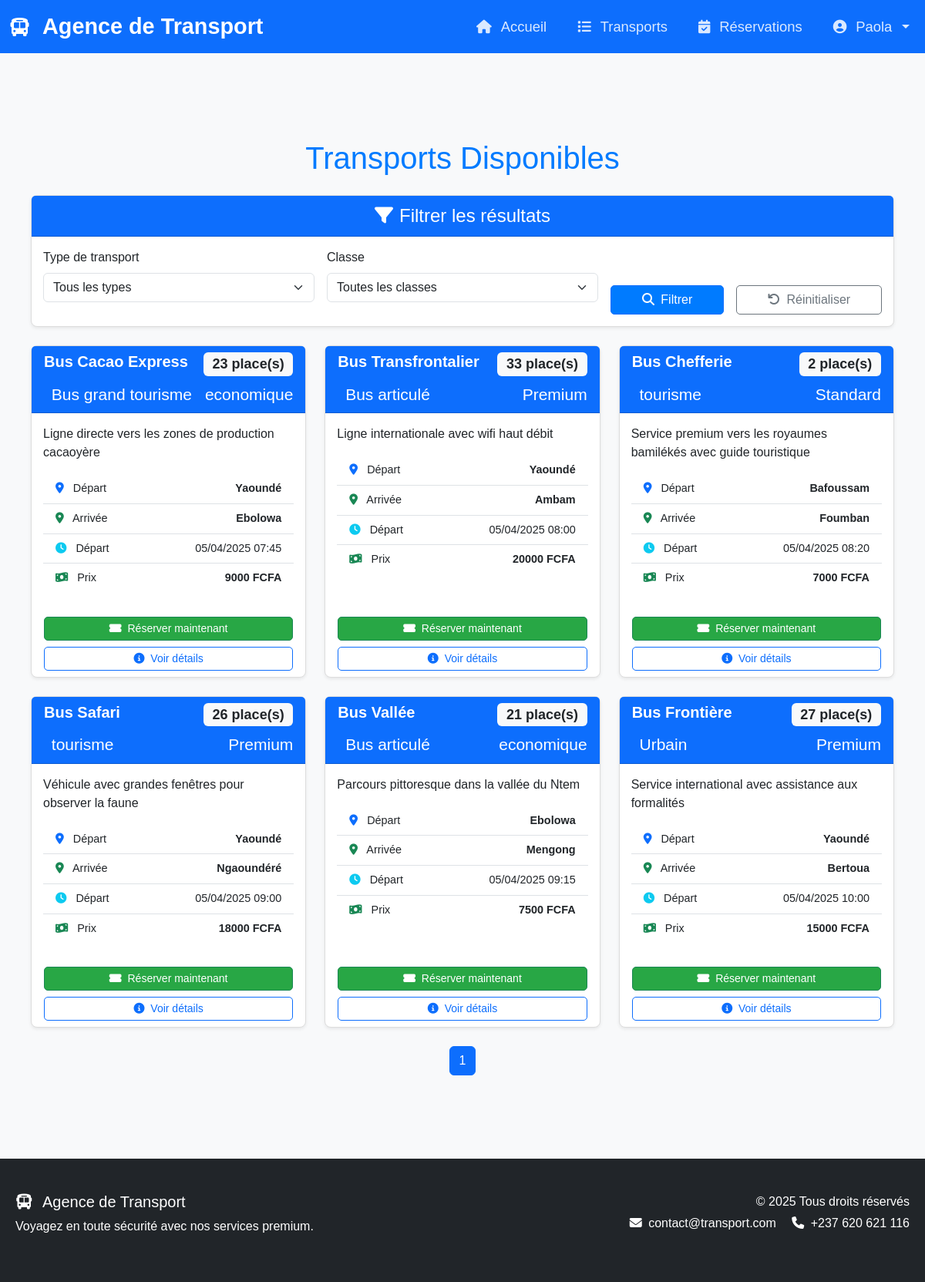
Page /voyage/ (signed in) on the earlier database version.
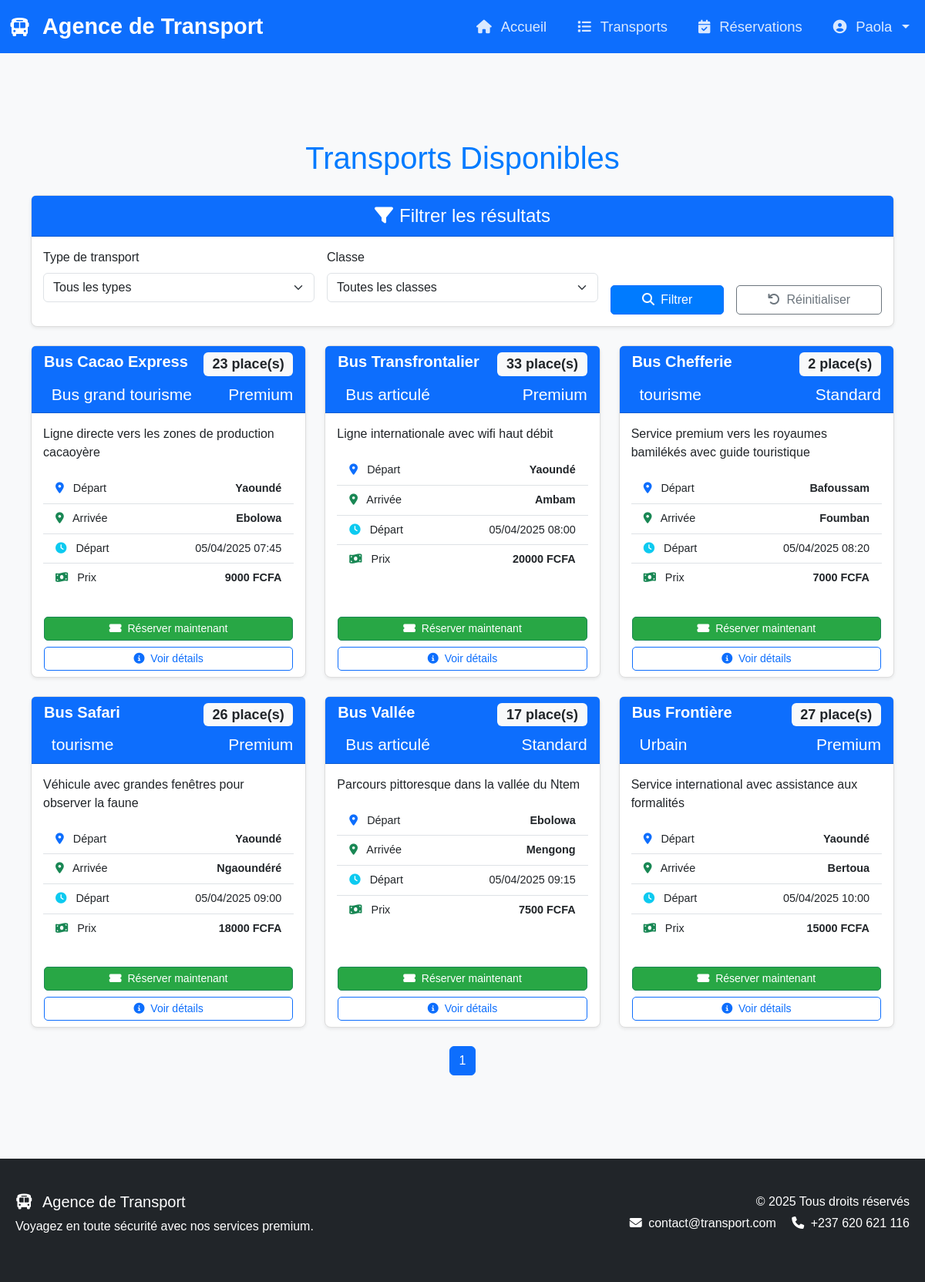
Same page on the later database version.
### transport/models.py (models this page shows, shortened)
class Transport(models.Model):
    TRANSPORT_TYPES = [
    ('minibus', 'Minibus'),
    ('microbus', 'Microbus'),
    ('urbain', 'Urbain'),
    ('articuled_bus', 'Bus articulé'),
    ('coach_bus', 'Bus grand tourisme'),
    ('articulated_bus', 'Bus articulé'),
    ('double_decker', 'Bus à étage'),
    ('autre', 'Autre type de bus'),
]
    TRANSPORT_CLASSES = [
        ('commun', 'Commun'),
        ('vip', 'VIP'),
        ('luxe', 'Luxe'),
        ('eco', 'Economique'),
        ('premium', 'Premium'),
        ('standard', 'Standard'),  # Ajout de la valeur 'standard'
    ]
    name = models.CharField(max_length=100)
    description = models.TextField()
    type = models.CharField(max_length=20, choices=TRANSPORT_TYPES, default='minibus')
    classe = models.CharField(max_length=10, choices=TRANSPORT_CLASSES, default='commun')
    capacity = models.PositiveIntegerField(validators=[MinValueValidator(1)])
    available_seats = models.PositiveIntegerField(default=0)
    departure_time = models.DateTimeField()
    arrival_time = models.DateTimeField()
    price = models.DecimalField(max_digits=10, decimal_places=2, validators=[MinValueValidator(0)])
    departure_city = models.CharField(max_length=100)
    arrival_city = models.CharField(max_length=100)
    class Meta:
        ordering = ['departure_time']
        verbose_name = "Transport"
        verbose_name_plural = "Transports"

### transport/views.py (the view)
# urls.py: path('', views.transport_list, name='transport_list'),
@login_required
def transport_list(request):
    transports = Transport.objects.filter(
        available_seats__gt=0,
        departure_time__gte=timezone.now()
    ).order_by('departure_time')
    transport_type = request.GET.get('type')
    if transport_type:
        transports = transports.filter(type=transport_type)
    transport_classe = request.GET.get('classe')
    if transport_classe:
        transports = transports.filter(classe=transport_classe)
    paginator = Paginator(transports, 6)
    page_number = request.GET.get('page')
    page_obj = paginator.get_page(page_number)
    context = {
        'page_obj': page_obj,
        'type_choices': Transport.TRANSPORT_TYPES,
        'classe_choices': Transport.TRANSPORT_CLASSES,
        'selected_type': transport_type or '',
        'selected_classe': transport_classe or '',
    }
    return render(request, 'transport/transport_list.html', context)

### transport/templates/transport/transport_list.html (shortened to what the changed rows need)
{% extends 'transport/base.html' %}
{% load static %}
{% block content %}
<link rel="stylesheet" href="{% static 'transport/css/transport_list.css' %}">
<div class="container">
    <h1 class="my-4">Transports Disponibles</h1>
    {% if page_obj %}
        <div class="row row-cols-1 row-cols-md-2 row-cols-lg-3 g-4">
            {% for transport in page_obj %}
            <div class="col">
                <div class="card h-100 shadow-sm transport-card {% if transport.available_seats == 0 %}transport-full{% endif %}">
                    <div class="card-header
                        {% if transport.classe == 'vip' %}bg-warning text-dark
                        {% elif transport.classe == 'luxe' %}bg-danger text-white
                        {% else %}bg-primary text-white{% endif %}">
                        <div class="d-flex justify-content-between align-items-start">
                            <h5 class="card-title mb-1">{{ transport.name }}</h5>
                            <span class="badge {% if transport.available_seats > 0 %}bg-light text-dark{% else %}bg-dark{% endif %}">
                                {% if transport.available_seats > 0 %}
                                    {{ transport.available_seats }} place(s)
                                {% else %}
                                    Complet
                                {% endif %}
                            </span>
                        </div>
                        <div class="d-flex justify-content-between small mt-2">
                            <span><i class="fas fa-{{ transport.type }} me-1"></i> {{ transport.get_type_display }}</span>
                            <span>{{ transport.get_classe_display }}</span>
                        </div>
                    </div>
                    <div class="card-body">
                        <p class="card-text">{{ transport.description|truncatechars:120 }}</p>
                        <ul class="list-group list-group-flush mb-3">
                            <li class="list-group-item d-flex justify-content-between align-items-center">
                                <span><i class="fas fa-map-marker-alt me-2 text-primary"></i> Départ</span>
                                <strong>{{ transport.departure_city }}</strong>
                            </li>
                            <li class="list-group-item d-flex justify-content-between align-items-center">
                                <span><i class="fas fa-map-marker-alt me-2 text-success"></i> Arrivée</span>
                                <strong>{{ transport.arrival_city }}</strong>
                            </li>
                            <li class="list-group-item d-flex justify-content-between align-items-center">
                                <span><i class="fas fa-clock me-2 text-info"></i> Départ</span>
                                <span>{{ transport.departure_time|date:"d/m/Y H:i" }}</span>
                            </li>
                            <li class="list-group-item d-flex justify-content-between align-items-center">
                                <span><i class="fas fa-money-bill-wave me-2 text-success"></i> Prix</span>
                                <span class="fw-bold">{{ transport.price|floatformat:"0" }} FCFA</span>
                            </li>
                        </ul>
                    </div>
                    <div class="card-footer bg-transparent border-top-0 pt-0">
                        <div class="d-grid gap-2">
                            {% if transport.available_seats > 0 %}
                                <a href="{% url 'transport:reserve_transport' transport.id %}"
                                   class="btn btn-success btn-sm">
                                    <i class="fas fa-ticket-alt me-1"></i> Réserver maintenant
                                </a>
                            {% else %}
                                <button class="btn btn-secondary btn-sm" disabled>
                                    <i class="fas fa-times-circle me-1"></i> Complet
                                </button>
                            {% endif %}
                            <a href="{% url 'transport:transport_detail' transport.id %}"
                               class="btn btn-outline-primary btn-sm">
                                <i class="fas fa-info-circle me-1"></i> Voir détails
                            </a>
                        </div>
                    </div>
                </div>
            </div>
            {% endfor %}
        </div>
    {% endif %}
</div>
{% endblock %}

Differences in the rows shown:
changed Transport "Bus grand tourisme": classe "economique" → "Premium"
changed Transport "Bus Vallée": available_seats "21" → "17"; classe "economique" → "Standard"
